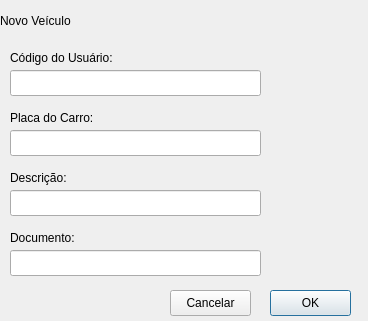
<?xml version="1.0" encoding="UTF-8"?>
<ui version="4.0">
 <class>Dialog</class>
 <widget class="QDialog" name="Dialog">
  <property name="geometry">
   <rect>
    <x>0</x>
    <y>0</y>
    <width>368</width>
    <height>321</height>
   </rect>
  </property>
  <property name="windowTitle">
   <string>Dialog</string>
  </property>
  <widget class="QLineEdit" name="lineEdit_2">
   <property name="geometry">
    <rect>
     <x>10</x>
     <y>130</y>
     <width>251</width>
     <height>26</height>
    </rect>
   </property>
  </widget>
  <widget class="QLabel" name="label">
   <property name="geometry">
    <rect>
     <x>0</x>
     <y>10</y>
     <width>101</width>
     <height>21</height>
    </rect>
   </property>
   <property name="text">
    <string>Novo Veículo</string>
   </property>
  </widget>
  <widget class="QLabel" name="label_3">
   <property name="geometry">
    <rect>
     <x>10</x>
     <y>110</y>
     <width>251</width>
     <height>16</height>
    </rect>
   </property>
   <property name="text">
    <string>Placa do Carro:</string>
   </property>
  </widget>
  <widget class="QPushButton" name="btnSalvar">
   <property name="geometry">
    <rect>
     <x>270</x>
     <y>290</y>
     <width>81</width>
     <height>26</height>
    </rect>
   </property>
   <property name="text">
    <string>OK</string>
   </property>
  </widget>
  <widget class="QLineEdit" name="lineEdit">
   <property name="geometry">
    <rect>
     <x>10</x>
     <y>70</y>
     <width>251</width>
     <height>26</height>
    </rect>
   </property>
  </widget>
  <widget class="QPushButton" name="btnCancelar">
   <property name="geometry">
    <rect>
     <x>170</x>
     <y>290</y>
     <width>81</width>
     <height>26</height>
    </rect>
   </property>
   <property name="text">
    <string>Cancelar</string>
   </property>
  </widget>
  <widget class="QLabel" name="label_2">
   <property name="geometry">
    <rect>
     <x>10</x>
     <y>50</y>
     <width>221</width>
     <height>16</height>
    </rect>
   </property>
   <property name="text">
    <string>Código do Usuário:</string>
   </property>
  </widget>
  <widget class="QLineEdit" name="lineEdit_3">
   <property name="geometry">
    <rect>
     <x>10</x>
     <y>190</y>
     <width>251</width>
     <height>26</height>
    </rect>
   </property>
  </widget>
  <widget class="QLineEdit" name="lineEdit_4">
   <property name="geometry">
    <rect>
     <x>10</x>
     <y>250</y>
     <width>251</width>
     <height>26</height>
    </rect>
   </property>
  </widget>
  <widget class="QLabel" name="label_4">
   <property name="geometry">
    <rect>
     <x>10</x>
     <y>170</y>
     <width>221</width>
     <height>16</height>
    </rect>
   </property>
   <property name="text">
    <string>Descrição:</string>
   </property>
  </widget>
  <widget class="QLabel" name="label_5">
   <property name="geometry">
    <rect>
     <x>10</x>
     <y>230</y>
     <width>241</width>
     <height>16</height>
    </rect>
   </property>
   <property name="text">
    <string>Documento:</string>
   </property>
  </widget>
 </widget>
 <resources/>
 <connections/>
</ui>
